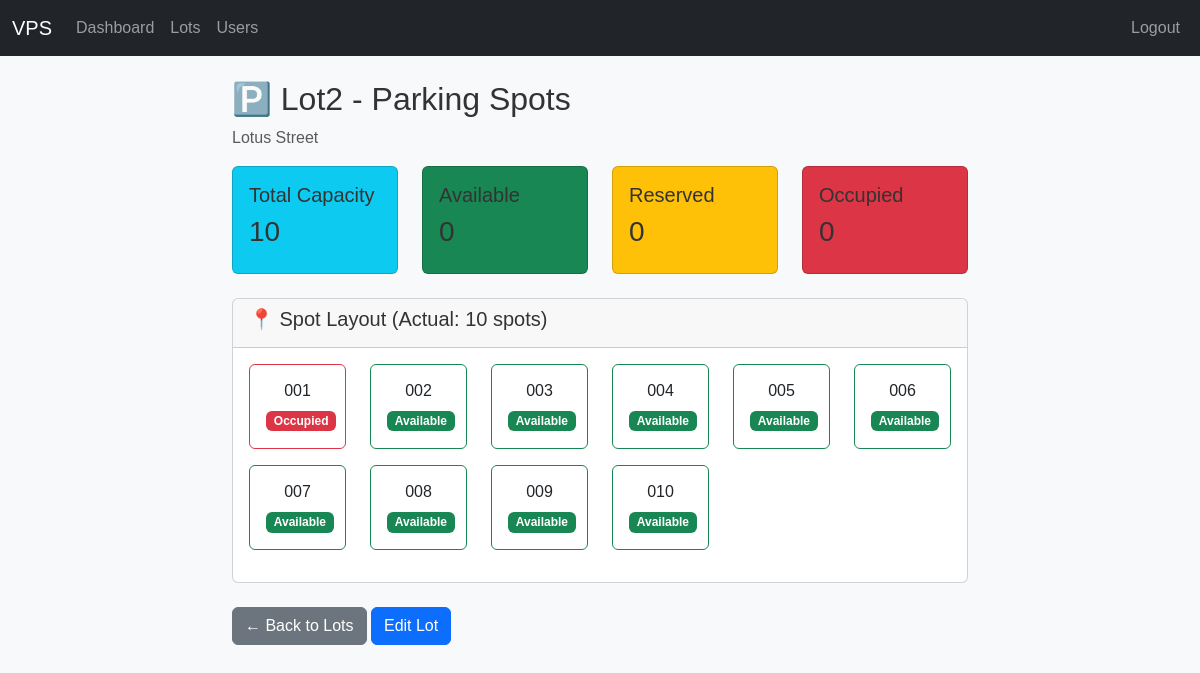
The app's page /admin/lots/2/spots (signed in) with its own data.
### models/models.py (models this page shows, shortened)
class ParkingLot(Base):
    __tablename__ = "parking_lots"
    id = Column(Integer, primary_key=True)
    name = Column(String, nullable=False)
    address_line_1 = Column(String, nullable=False)
    address_line_2 = Column(String)
    address_line_3 = Column(String)
    pin_code = Column(String(10), nullable=False)
    price_per_hour = Column(Numeric(10, 2), nullable=False)
    number_of_spots = Column(Integer, nullable=False)
    spots = relationship(
        "ParkingSpot", back_populates="parking_lot", cascade="all, delete-orphan"
    )

class ParkingSpot(Base):
    __tablename__ = "parking_spots"
    id = Column(Integer, primary_key=True)
    spot_number = Column(String, nullable=False)
    status = Column(PgEnum(SpotStatus), default=SpotStatus.AVAILABLE, nullable=False)
    parking_lot_id = Column(Integer, ForeignKey("parking_lots.id"), nullable=False)
    parking_lot = relationship("ParkingLot", back_populates="spots")
    reservations = relationship(
        "Reservation", back_populates="parking_spot", cascade="all, delete-orphan"
    )

### app.py (the view)
@app.route("/admin/lots/<int:lot_id>/spots")
@login_required
@role_required("admin")
def lot_spots(lot_id):
    with SessionLocal() as db:
        lot = db.get(ParkingLot, lot_id)
        if not lot:
            flash("Parking facility not found.")
            return redirect(url_for("list_lots"))
        all_spots = (
            db.query(ParkingSpot)
            .filter_by(parking_lot_id=lot.id)
            .order_by(ParkingSpot.spot_number)
            .options(selectinload(ParkingSpot.reservations))
            .all()
        )
        return render_template("admin/spots.html",
                             lot=lot,
                             spots=all_spots,
                             SpotStatus=SpotStatus)

### app.py (called while the page is built)
def login_required(view_function):
    @wraps(view_function)
    def authentication_wrapper(*args, **kwargs):
        if "user_id" not in session:
            flash("Authentication required. Please log in to continue.")
            return redirect(url_for("login"))
        return view_function(*args, **kwargs)
    return authentication_wrapper

def role_required(required_role):
    def role_decorator(view_function):
        @wraps(view_function)
        def role_wrapper(*args, **kwargs):
            if session.get("role") != required_role:
                flash("Access denied. Insufficient privileges.")
                return redirect(url_for("login"))
            return view_function(*args, **kwargs)
        return role_wrapper
    return role_decorator

### templates/admin/spots.html (shortened to what this page needs)
{% extends "base.html" %}
{% block content %}
<div class="container-fluid">
    <div class="row">
        <div class="col-12">
            <h2>🅿️ {{ lot.name }} - Parking Spots</h2>
            <p class="text-muted">{{ lot.address_line_1 }}</p>
        </div>
    </div>
    <div class="row mb-4">
        <div class="col-12 col-md-3 mb-3 mb-md-0">
            <div class="card bg-info text-white">
                <div class="card-body">
                    <h5>Total Capacity</h5>
                    <h3>{{ lot.number_of_spots }}</h3>
                </div>
            </div>
        </div>
        <div class="col-12 col-md-3 mb-3 mb-md-0">
            <div class="card bg-success text-white">
                <div class="card-body">
                    <h5>Available</h5>
                    <h3>
                        {% set available_count = 0 %}
                        {% for spot in spots %}
                            {% if spot.status == SpotStatus.AVAILABLE %}
                                {% set available_count = available_count + 1 %}
                            {% endif %}
                        {% endfor %}
                        {{ available_count }}
                    </h3>
                </div>
            </div>
        </div>
        <div class="col-12 col-md-3 mb-3 mb-md-0">
            <div class="card bg-warning text-white">
                <div class="card-body">
                    <h5>Reserved</h5>
                    <h3>
                        {% set reserved_count = 0 %}
                        {% for spot in spots %}
                            {% if spot.status == SpotStatus.RESERVED %}
                                {% set reserved_count = reserved_count + 1 %}
                            {% endif %}
                        {% endfor %}
                        {{ reserved_count }}
                    </h3>
                </div>
            </div>
        </div>
        <div class="col-12 col-md-3 mb-3 mb-md-0">
            <div class="card bg-danger text-white">
                <div class="card-body">
                    <h5>Occupied</h5>
                    <h3>
                        {% set occupied_count = 0 %}
                        {% for spot in spots %}
                            {% if spot.status == SpotStatus.OCCUPIED %}
                                {% set occupied_count = occupied_count + 1 %}
                            {% endif %}
                        {% endfor %}
                        {{ occupied_count }}
                    </h3>
                </div>
            </div>
        </div>
    </div>
    <div class="row">
        <div class="col-12">
            <div class="card">
                <div class="card-header">
                    <h5>📍 Spot Layout (Actual: {{ spots|length }} spots)</h5>
                </div>
                <div class="card-body">
                    <div class="row">
                        {% for spot in spots %}
                        <div class="col-12 col-sm-6 col-md-4 col-lg-3 col-xl-2 mb-3">
                            <div class="card h-100 border-{% if spot.status == SpotStatus.AVAILABLE %}success{% elif spot.status == SpotStatus.RESERVED %}warning{% else %}danger{% endif %}">
                                <div class="card-body text-center">
                                    <h6 class="card-title">{{ spot.spot_number }}</h6>
                                    <span class="badge bg-{% if spot.status == SpotStatus.AVAILABLE %}success{% elif spot.status == SpotStatus.RESERVED %}warning{% else %}danger{% endif %}">
                                        {{ spot.status.value|title }}
                                    </span>
                                </div>
                            </div>
                        </div>
                        {% endfor %}
                    </div>
                </div>
            </div>
        </div>
    </div>
    <div class="row mt-4">
        <div class="col-12">
            <a href="{{ url_for('list_lots') }}" class="btn btn-secondary">
                ← Back to Lots
            </a>
            <a href="{{ url_for('edit_lot', lot_id=lot.id) }}" class="btn btn-primary">
                Edit Lot
            </a>
        </div>
    </div>
</div>
{% endblock %}

### static/style.css (style rules this page uses)
body { font-family: Arial, sans-serif; background-color: #f8f9fa; margin: 0; padding: 0; }
h1, h2, h3, h4, h5, h6 { color: #333; }

### templates/base.html (style rules this page uses)
.card, form { max-width: 100%; }

### records on screen
ParkingLot: name "Lot2", address_line_1 "Lotus Street", number_of_spots "10"
ParkingSpot: spot_number "001", status.value "Occupied"
ParkingSpot: spot_number "002", status.value "Available"
ParkingSpot: spot_number "003", status.value "Available"
ParkingSpot: spot_number "004", status.value "Available"
ParkingSpot: spot_number "005", status.value "Available"
ParkingSpot: spot_number "006", status.value "Available"
ParkingSpot: spot_number "007", status.value "Available"
ParkingSpot: spot_number "008", status.value "Available"
ParkingSpot: spot_number "009", status.value "Available"
ParkingSpot: spot_number "010", status.value "Available"

### other values on screen
{{ available_count }} "0"
{{ reserved_count }} "0"
{{ occupied_count }} "0"
{{ spots|length }} "10"
